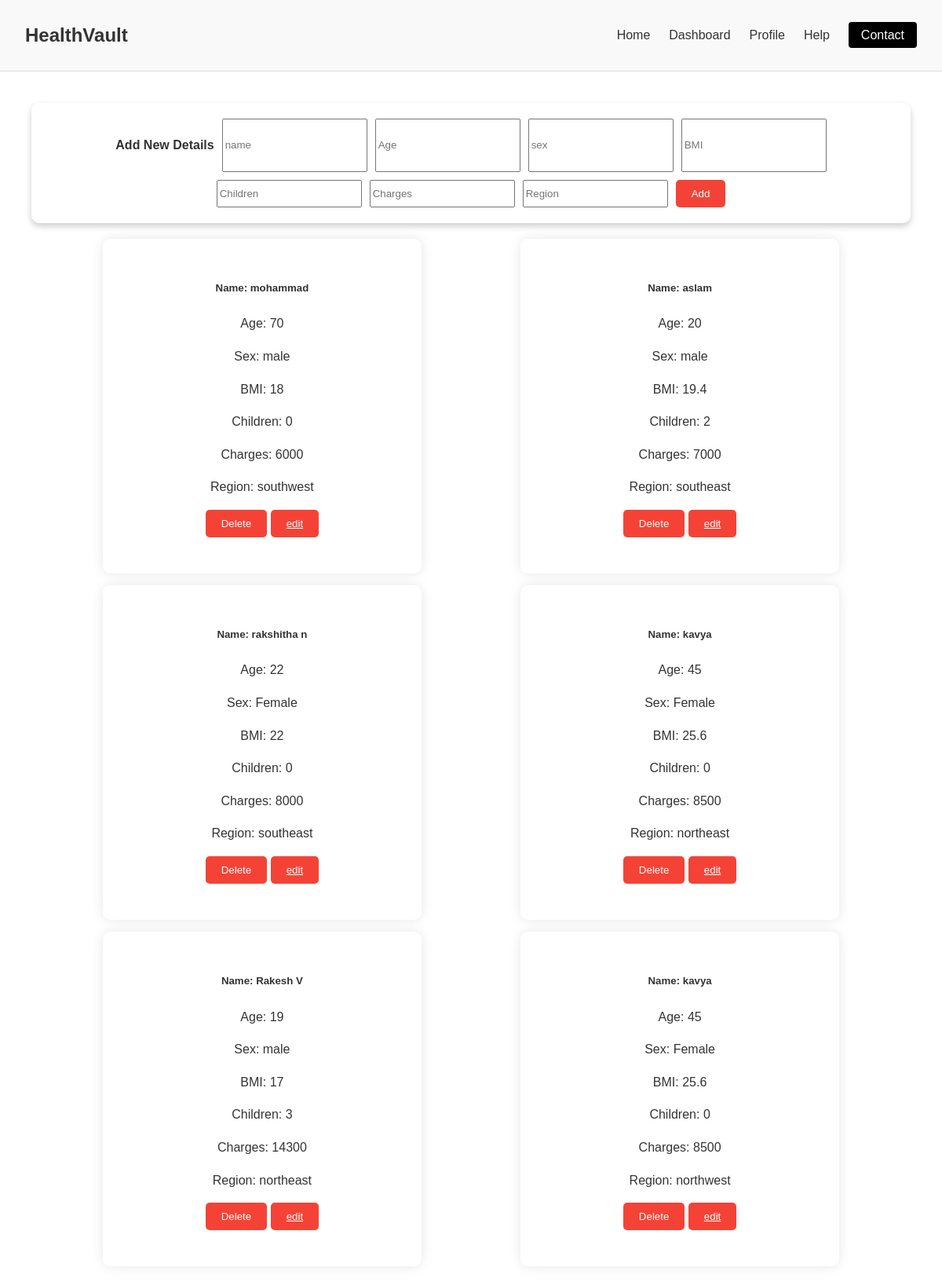
The page / on the database its author committed.
### models/medic.py (models this page shows)
class Patients(db.Model):
    id = db.Column(db.Integer, primary_key=True)
    name = db.Column(db.String, nullable=False)
    age = db.Column(db.Integer, nullable=False)
    sex = db.Column(db.String, nullable=False)
    bmi = db.Column(db.Integer, nullable=False)
    children = db.Column(db.Integer, nullable=False)
    charges = db.Column(db.Integer, nullable=False)
    region = db.Column(db.String(100), nullable=False)

### app.py (the view)
@app.route('/')
def index():
    patient = Patients.query.all()
    return render_template('index.html',  content=patient)

### templates/index.html (shortened to what this page needs)
{% extends 'base.html' %}
{% block content %}
<div class="container">
    <div class="add-form">
        <h4>Add New Details</h4>
        <input type="text" id="newName" placeholder="name">
        <input type="number" id="newAge" placeholder="Age">
        <input type="text" id="newSex" placeholder="sex">
        <input type="number" id="newBmi" placeholder="BMI">
        <input type="number" id="newChildren" placeholder="Children">
        <input type="number" id="newCharges" placeholder="Charges">
        <input type="text" id="newRegion" placeholder="Region">
        <button onclick="addPatient()">Add</button>
    </div>
    <div class="card-container">
        {% for patient in content %}
        <div class="card">
            <div class="card-body">
                <h5 class="card-title">Name: {{ patient.name }}</h5>
                <p class="card-title">Age: {{ patient.age }}</p>
                <p class="card-text">Sex: {{ patient.sex }}</p>
                <p class="card-text">BMI: {{ patient.bmi }}</p>
                <p class="card-text">Children: {{ patient.children }}</p>
                <p class="card-text">Charges: {{ patient.charges }}</p>
                <p class="card-text">Region: {{ patient.region }}</p>
                <p class="card-text">
                    <button onclick="confirmDelete({{ patient.id }})">Delete</button>
                    <button><a href="/update/{{patient.id}}">edit</a></button>
                </p>
            </div>
        </div>
        {% endfor %}
    </div>
</div>
{% endblock %}

### templates/base.html (shortened to what this page needs)
<!DOCTYPE html>
<html lang="en">
<head>
</head>
<body>
    <header>
        <div class="logo">
            <span>HealthVault</span>
        </div>
        <nav>
            <ul>
                <li><a href="/">Home</a></li>
                <li><a href="/dashboard">Dashboard</a></li>
                <li><a href="/patients">Profile</a></li>
                <li><a href="/help">Help</a></li>
                <li><a href="/contact" class="contact-btn">Contact</a></li>
            </ul>
        </nav>
    </header>
</body>
 </html>
  {% block content %} {%endblock%}

### templates/base.html (style rules this page uses)
body { font-family: Arial, sans-serif; margin: 0; padding: 0; color: #333; line-height: 1.6; }
header { display: flex; justify-content: space-between; align-items: center; padding: 1rem 2rem; background-color: #f9f9f9; border-bottom: 1px solid #ddd; }
header .logo span { font-size: 1.5rem; font-weight: bold; }
nav ul { list-style: none; display: flex; gap: 1.5rem; }
nav ul li a { text-decoration: none; color: #333; transition: color 0.3s; }
.contact-btn { background-color: #000; color: #fff; padding: 0.5rem 1rem; border-radius: 4px; }

### templates/index.html (style rules this page uses)
body { background-image: url('https://img.freepik.com/premium-photo/health-insurance-concept-reduce-medical-expenses-hand-flip-wood-cube-with-icon-healthcare-medical-coin-wood-background-copy-space_52701-34.jpg'); background-size: cover; background-position: center; background-attachment: fixed; height: 100vh; margin: 0; }
.container { max-width: 1200px; margin: auto; padding: 20px; }
.add-form { display: flex; flex-wrap: wrap; justify-content: center; gap: 10px; margin: 20px; box-shadow: 0 4px 8px 0 rgba(0, 0, 0, 0.2); padding: 20px; background-color: rgba(255, 255, 255, 0.6); border-radius: 10px; }
.card-container { display: flex; flex-wrap: wrap; justify-content: space-evenly; gap: 15px; }
.card { background-color: white; border-radius: 10px; background-color: rgba(255, 255, 255, 0.6); box-shadow: 0 0 15px rgba(0, 0, 0, 0.1); width: calc(33.33% - 20px); padding: 20px; text-align: center; transition: transform 0.3s; }
.card-body { padding: 10px; }
button { background-color: #f44336; color: white; border: none; padding: 10px 20px; cursor: pointer; border-radius: 5px; }
a { color: white; }

### rows shown on the page
Patients: name "mohammad", age "70", sex "male", bmi "18", children "0", charges "6000", region "southwest"
Patients: name "aslam", age "20", sex "male", bmi "19.4", children "2", charges "7000", region "southeast"
Patients: name "rakshitha n", age "22", sex "Female", bmi "22", children "0", charges "8000", region "southeast"
Patients: name "kavya", age "45", sex "Female", bmi "25.6", children "0", charges "8500", region "northeast"
Patients: name "Rakesh V", age "19", sex "male", bmi "17", children "3", charges "14300", region "northeast"
Patients: name "kavya", age "45", sex "Female", bmi "25.6", children "0", charges "8500", region "northwest"
